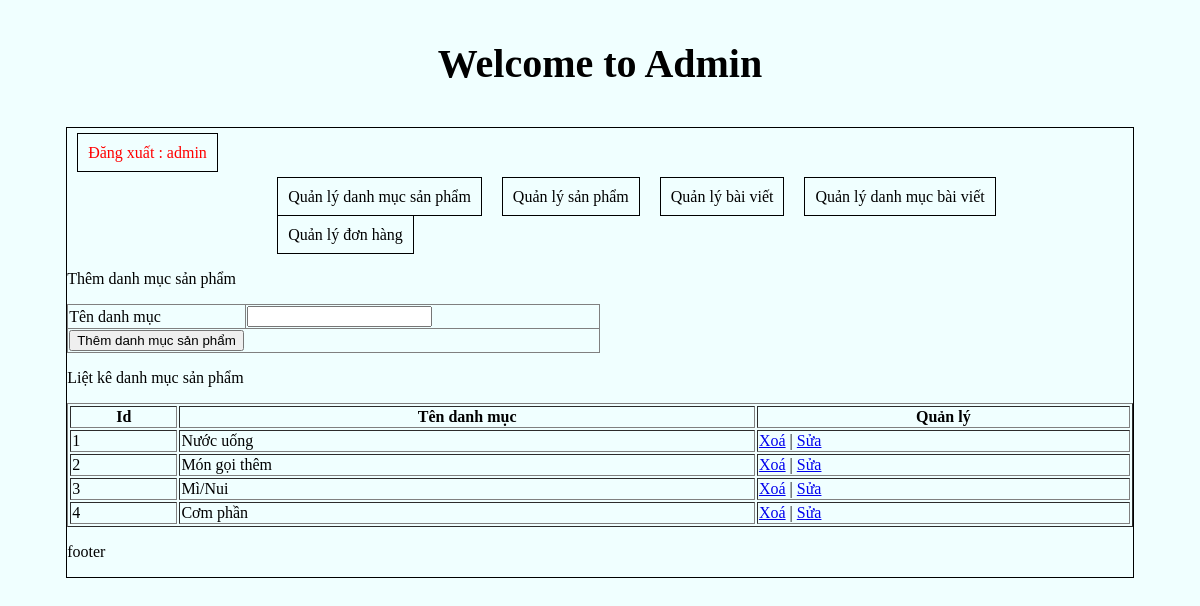
/admincp/index.php?action=quanlydanhmucsanpham&query=them (signed in), run on the app's committed database.
### tables this page shows
CREATE TABLE `tbl_danhmuc` (
  `id_danhmuc` int(11) NOT NULL,
  `tendanhmuc` varchar(100) NOT NULL,
  `thutu` int(11) NOT NULL
);

### admincp/modules/quanlydanhmucsp/lietke.php (the view)
<?php
	$sql_lietke_danhmucsp = "SELECT * FROM tbl_danhmuc ORDER BY thutu DESC";
	$query_lietke_danhmucsp = mysqli_query($mysqli,$sql_lietke_danhmucsp);
?>
<p>Liệt kê danh mục sản phẩm</p>
<table style="width:100%" border="1" style="border-collapse: collapse;">
  <tr>
  	<th>Id</th>
    <th>Tên danh mục</th>
  	<th>Quản lý</th>
  </tr>
  <?php
  $i = 0;
  while($row = mysqli_fetch_array($query_lietke_danhmucsp)){
  	$i++;
  ?>
  <tr>
  	<td><?php echo $i ?></td>
    <td><?php echo $row['tendanhmuc'] ?></td>
   	<td>
   		<a href="modules/quanlydanhmucsp/xuly.php?iddanhmuc=<?php echo $row['id_danhmuc'] ?>">Xoá</a> | <a href="?action=quanlydanhmucsanpham&query=sua&iddanhmuc=<?php echo $row['id_danhmuc'] ?>">Sửa</a>
   	</td>
  </tr>
  <?php
  }
  ?>
</table>

### admincp/css/styleadmincp.css (style rules this page uses)
body { background-color: azure; }

### data on the page
tbl_danhmuc: tendanhmuc "Nước uống"
tbl_danhmuc: tendanhmuc "Món gọi thêm"
tbl_danhmuc: tendanhmuc "Mì/Nui"
tbl_danhmuc: tendanhmuc "Cơm phần"

### other printed values
$_SESSION['dangnhap'] "admin"
